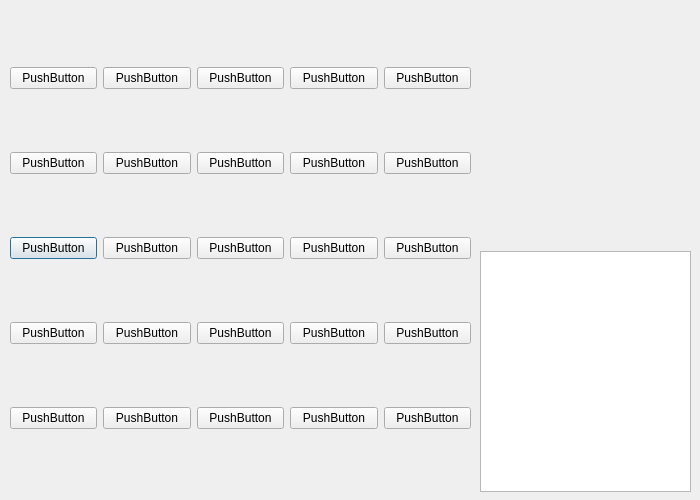
<?xml version="1.0" encoding="UTF-8"?>
<ui version="4.0">
 <class>Bingo</class>
 <widget class="QDialog" name="Bingo">
  <property name="geometry">
   <rect>
    <x>0</x>
    <y>0</y>
    <width>700</width>
    <height>500</height>
   </rect>
  </property>
  <property name="windowTitle">
   <string>Dialog</string>
  </property>
  <widget class="QWidget" name="gridLayoutWidget">
   <property name="geometry">
    <rect>
     <x>10</x>
     <y>10</y>
     <width>461</width>
     <height>481</height>
    </rect>
   </property>
   <layout class="QGridLayout" name="gridLayout">
    <item row="2" column="0">
     <widget class="QPushButton" name="pushButton_3">
      <property name="text">
       <string>PushButton</string>
      </property>
      <property name="flat">
       <bool>false</bool>
      </property>
     </widget>
    </item>
    <item row="0" column="2">
     <widget class="QPushButton" name="pushButton_14">
      <property name="text">
       <string>PushButton</string>
      </property>
      <property name="flat">
       <bool>false</bool>
      </property>
     </widget>
    </item>
    <item row="0" column="0">
     <widget class="QPushButton" name="pushButton">
      <property name="text">
       <string>PushButton</string>
      </property>
      <property name="flat">
       <bool>false</bool>
      </property>
     </widget>
    </item>
    <item row="3" column="3">
     <widget class="QPushButton" name="pushButton_19">
      <property name="text">
       <string>PushButton</string>
      </property>
      <property name="flat">
       <bool>false</bool>
      </property>
     </widget>
    </item>
    <item row="0" column="3">
     <widget class="QPushButton" name="pushButton_11">
      <property name="text">
       <string>PushButton</string>
      </property>
      <property name="flat">
       <bool>false</bool>
      </property>
     </widget>
    </item>
    <item row="4" column="0">
     <widget class="QPushButton" name="pushButton_5">
      <property name="text">
       <string>PushButton</string>
      </property>
      <property name="flat">
       <bool>false</bool>
      </property>
     </widget>
    </item>
    <item row="3" column="2">
     <widget class="QPushButton" name="pushButton_16">
      <property name="text">
       <string>PushButton</string>
      </property>
      <property name="flat">
       <bool>false</bool>
      </property>
     </widget>
    </item>
    <item row="0" column="1">
     <widget class="QPushButton" name="pushButton_6">
      <property name="text">
       <string>PushButton</string>
      </property>
      <property name="flat">
       <bool>false</bool>
      </property>
     </widget>
    </item>
    <item row="1" column="0">
     <widget class="QPushButton" name="pushButton_2">
      <property name="text">
       <string>PushButton</string>
      </property>
      <property name="flat">
       <bool>false</bool>
      </property>
     </widget>
    </item>
    <item row="4" column="2">
     <widget class="QPushButton" name="pushButton_17">
      <property name="text">
       <string>PushButton</string>
      </property>
      <property name="flat">
       <bool>false</bool>
      </property>
     </widget>
    </item>
    <item row="2" column="3">
     <widget class="QPushButton" name="pushButton_18">
      <property name="text">
       <string>PushButton</string>
      </property>
      <property name="flat">
       <bool>false</bool>
      </property>
     </widget>
    </item>
    <item row="1" column="1">
     <widget class="QPushButton" name="pushButton_7">
      <property name="text">
       <string>PushButton</string>
      </property>
      <property name="flat">
       <bool>false</bool>
      </property>
     </widget>
    </item>
    <item row="2" column="2">
     <widget class="QPushButton" name="pushButton_15">
      <property name="text">
       <string>PushButton</string>
      </property>
      <property name="flat">
       <bool>false</bool>
      </property>
     </widget>
    </item>
    <item row="1" column="3">
     <widget class="QPushButton" name="pushButton_13">
      <property name="text">
       <string>PushButton</string>
      </property>
      <property name="flat">
       <bool>false</bool>
      </property>
     </widget>
    </item>
    <item row="4" column="3">
     <widget class="QPushButton" name="pushButton_20">
      <property name="text">
       <string>PushButton</string>
      </property>
      <property name="flat">
       <bool>false</bool>
      </property>
     </widget>
    </item>
    <item row="4" column="1">
     <widget class="QPushButton" name="pushButton_10">
      <property name="text">
       <string>PushButton</string>
      </property>
      <property name="flat">
       <bool>false</bool>
      </property>
     </widget>
    </item>
    <item row="3" column="0">
     <widget class="QPushButton" name="pushButton_4">
      <property name="text">
       <string>PushButton</string>
      </property>
      <property name="flat">
       <bool>false</bool>
      </property>
     </widget>
    </item>
    <item row="3" column="1">
     <widget class="QPushButton" name="pushButton_9">
      <property name="text">
       <string>PushButton</string>
      </property>
      <property name="flat">
       <bool>false</bool>
      </property>
     </widget>
    </item>
    <item row="1" column="2">
     <widget class="QPushButton" name="pushButton_12">
      <property name="text">
       <string>PushButton</string>
      </property>
      <property name="flat">
       <bool>false</bool>
      </property>
     </widget>
    </item>
    <item row="2" column="1">
     <widget class="QPushButton" name="pushButton_8">
      <property name="text">
       <string>PushButton</string>
      </property>
      <property name="flat">
       <bool>false</bool>
      </property>
     </widget>
    </item>
    <item row="4" column="4">
     <widget class="QPushButton" name="pushButton_21">
      <property name="text">
       <string>PushButton</string>
      </property>
      <property name="flat">
       <bool>false</bool>
      </property>
     </widget>
    </item>
    <item row="3" column="4">
     <widget class="QPushButton" name="pushButton_22">
      <property name="text">
       <string>PushButton</string>
      </property>
      <property name="flat">
       <bool>false</bool>
      </property>
     </widget>
    </item>
    <item row="2" column="4">
     <widget class="QPushButton" name="pushButton_23">
      <property name="text">
       <string>PushButton</string>
      </property>
      <property name="flat">
       <bool>false</bool>
      </property>
     </widget>
    </item>
    <item row="1" column="4">
     <widget class="QPushButton" name="pushButton_24">
      <property name="text">
       <string>PushButton</string>
      </property>
      <property name="flat">
       <bool>false</bool>
      </property>
     </widget>
    </item>
    <item row="0" column="4">
     <widget class="QPushButton" name="pushButton_25">
      <property name="text">
       <string>PushButton</string>
      </property>
      <property name="flat">
       <bool>false</bool>
      </property>
     </widget>
    </item>
   </layout>
  </widget>
  <widget class="QListView" name="listView">
   <property name="geometry">
    <rect>
     <x>480</x>
     <y>251</y>
     <width>211</width>
     <height>241</height>
    </rect>
   </property>
  </widget>
 </widget>
 <resources/>
 <connections/>
</ui>
